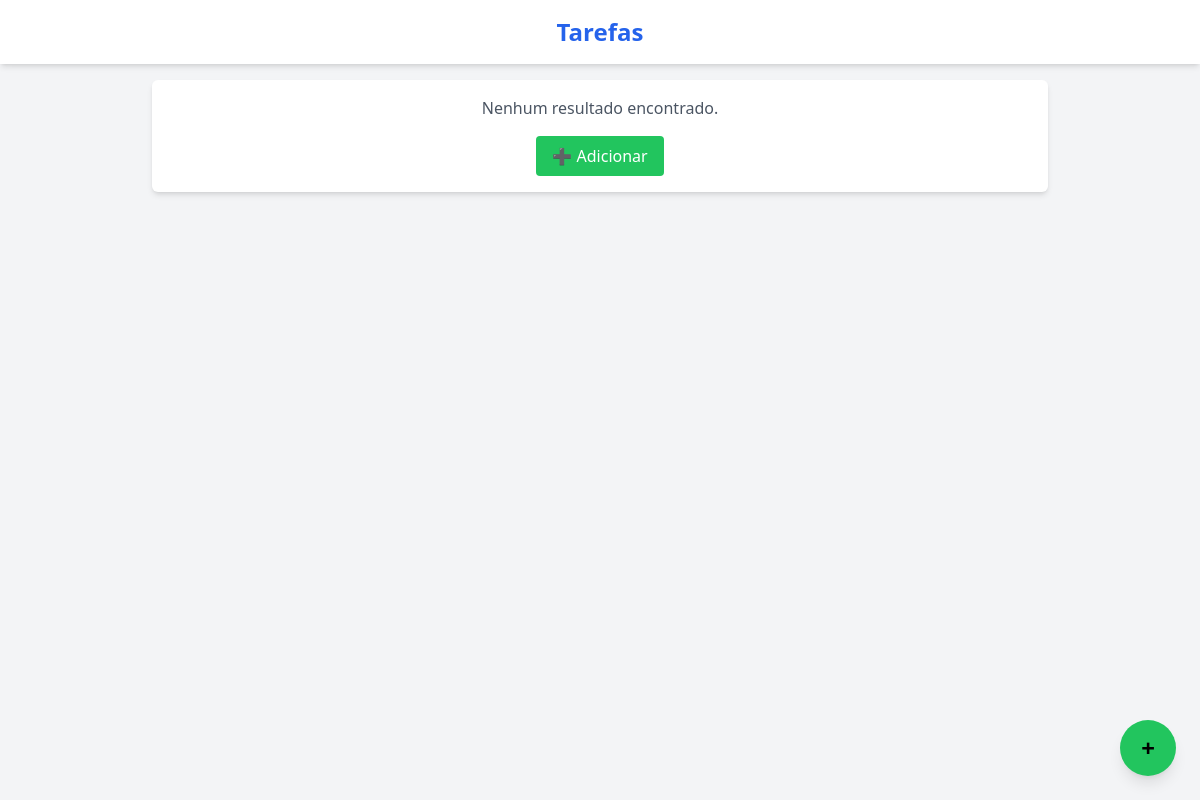
Before: / with the older database file.
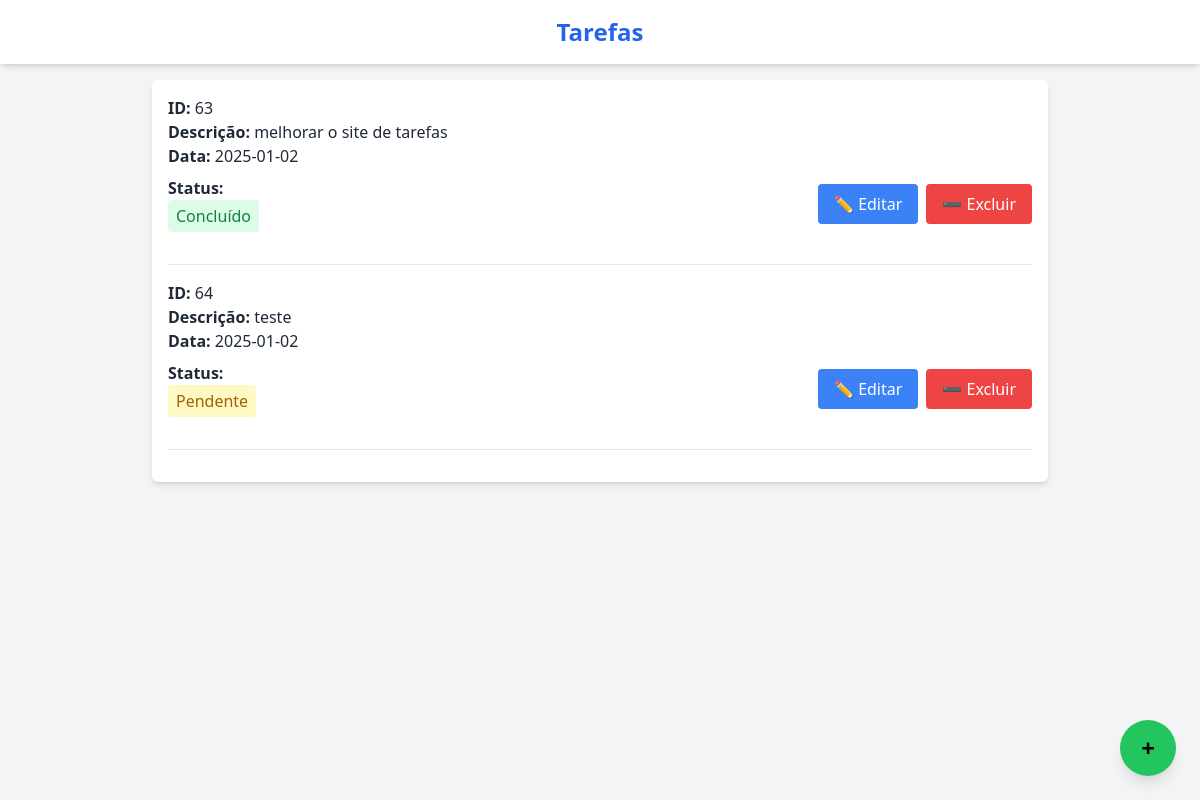
After: the same page with the newer database file.
### tables this page shows
CREATE TABLE tarefas (
                      id INTEGER PRIMARY KEY AUTOINCREMENT,
                      descricao TEXT NOT NULL,
                      data TEXT NOT NULL,
                      status TEXT NOT NULL);

### main.py (the view)
@app.route('/')
def ver_tarefas():
    tarefas = executar_query("SELECT id, descricao, data, status FROM tarefas").fetchall()
    return render_template('index.html', data=tarefas if tarefas else None)

### main.py (called while the page is built)
@app.template_filter('format_date')
def format_date(value, format='%d/%m/%Y'):
    return value.strftime(format) if isinstance(value, datetime.datetime) else value

def executar_query(query, params=()):
    with sqlite3.connect('tarefas.db') as conn:
        cursor = conn.cursor()
        cursor.execute(query, params)
        conn.commit()
        return cursor

### templates/index.html (shortened to what this page needs)
<!DOCTYPE html>
<html lang="pt-br">
<head>
    <script src="https://cdn.tailwindcss.com"></script>
</head>
<body class="bg-gray-100 font-sans text-gray-800">
    <div class="fixed top-0 left-0 w-full z-50 bg-white shadow-md">
        <header class="p-4">
            <h1 class="text-2xl font-bold text-center text-blue-600">Tarefas</h1>
        </header>
    </div>
    <main class="pt-20">
        <div class="max-w-4xl mx-auto p-4 bg-white shadow-md rounded-md">
            {% if data %}
                {% for tarefa in data %}
                <div class="border-b border-gray-200 pb-4 mb-4">
                    <div class="mb-2">
                        <p><span class="font-semibold">ID:</span> {{ tarefa[0] }}</p>
                        <p><span class="font-semibold">Descrição:</span> {{ tarefa[1] }}</p>
                        <p><span class="font-semibold">Data:</span> {{ tarefa[2]|format_date }}</p>
                    </div>
                    <div class="flex items-center justify-between mb-4">
                        <div>
                            <p class="font-semibold">Status:</p>
                            <div class="px-2 py-1 rounded
                                {% if tarefa[3] == 'Pendente' %}bg-yellow-100 text-yellow-700{% elif tarefa[3] == 'Concluído' %}bg-green-100 text-green-700{% endif %}">
                                {{ tarefa[3] }}
                            </div>
                        </div>
                        <div class="flex space-x-2">
                            <form action="/editar_tarefas/{{ tarefa[0] }}" method="GET">
                                <button type="submit" class="px-4 py-2 bg-blue-500 text-white rounded hover:bg-blue-600">✏️ Editar</button>
                            </form>
                            <form action="/excluir_tarefas/{{ tarefa[0] }}" method="POST">
                                <button type="submit" class="px-4 py-2 bg-red-500 text-white rounded hover:bg-red-600">➖ Excluir</button>
                            </form>
                        </div>
                    </div>
                </div>
                {% endfor %}
            {% else %}
                <p class="text-center text-gray-600">Nenhum resultado encontrado.</p>
                <div class="mt-4 flex justify-center">
                    <a href="/add_tarefas" class="px-4 py-2 bg-green-500 text-white rounded hover:bg-green-600">➕ Adicionar</a>
                </div>
            {% endif %}
        </div>
    </main>
    <a href="/add_tarefas"
       class="fixed bottom-6 right-6 bg-green-500 text-black w-14 h-14 flex items-center justify-center rounded-full shadow-lg hover:bg-green-600">
       <span class="text-2xl font-bold">&#43;</span>
    </a>
</body>
</html>

Changed rows visible on the page:
added tarefas: id "63", descricao "melhorar o site de tarefas", data "2025-01-02", status "Concluído"
added tarefas: id "64", descricao "teste", data "2025-01-02", status "Pendente"
Other visible differences:
text no longer shown: "Nenhum resultado encontrado. ➕ Adicionar"
